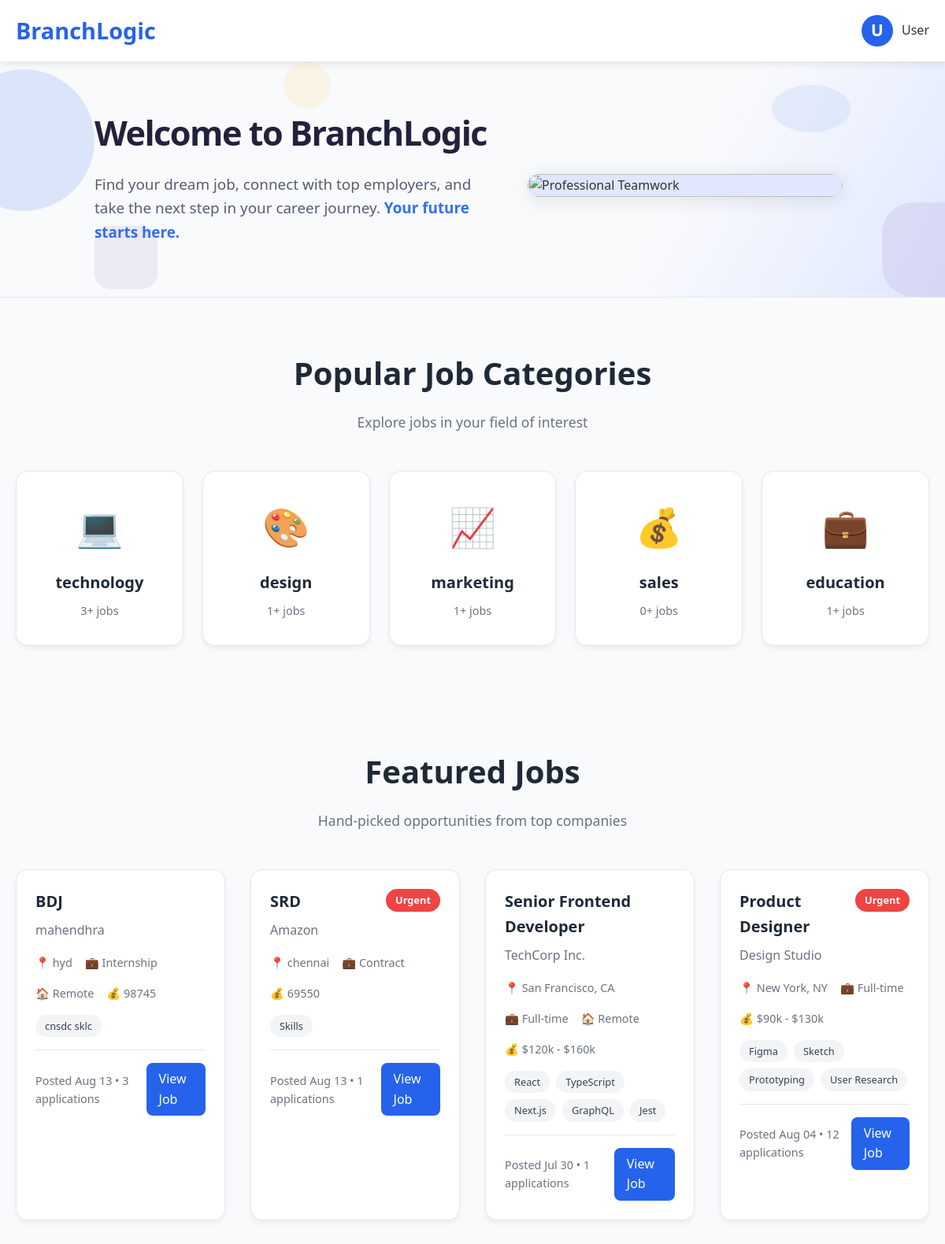
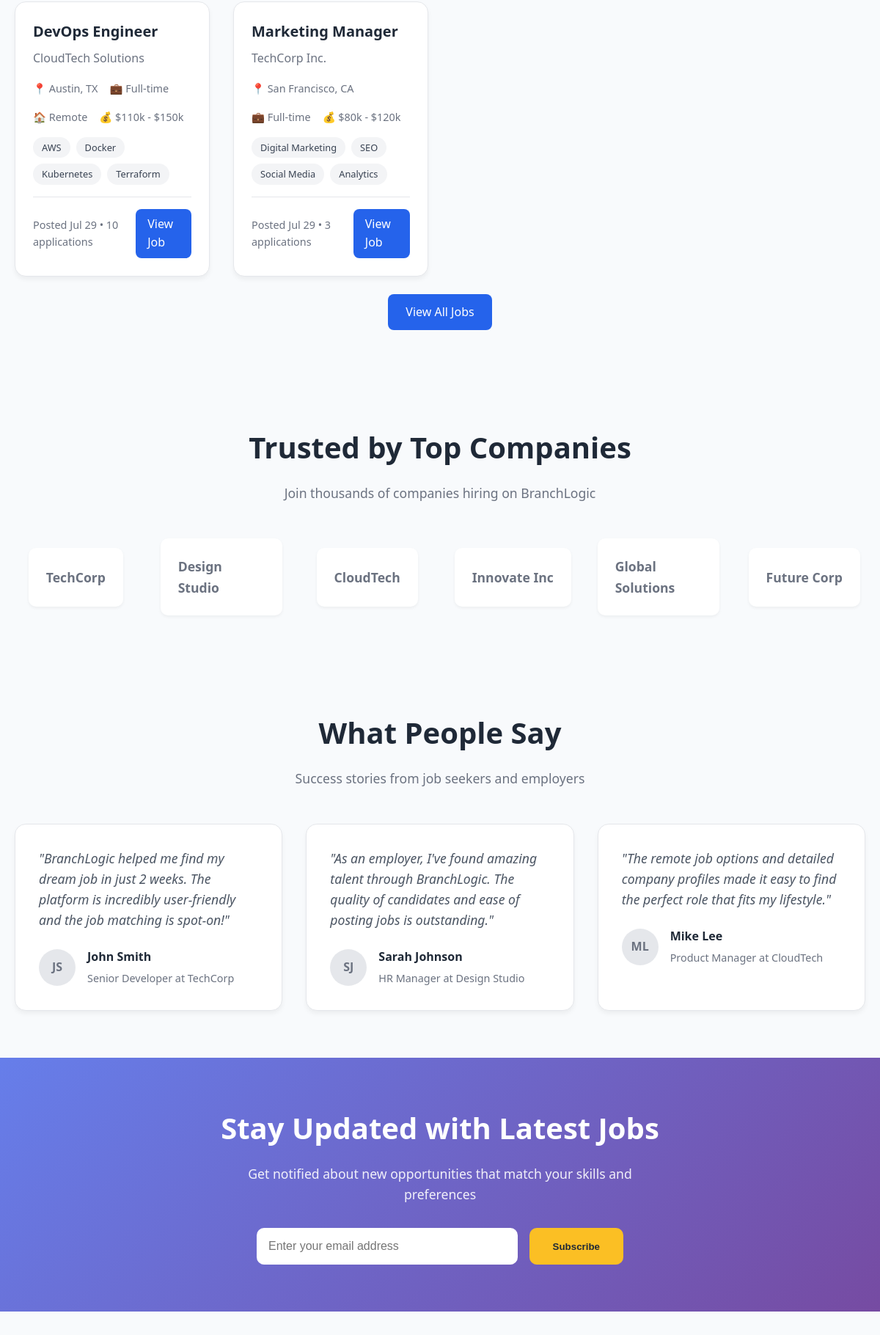
The page / (upper part) on the database its author committed (2 pictures, top to bottom).
### app.py (models this page shows)
class Job(db.Model):
    id = db.Column(db.Integer, primary_key=True)
    title = db.Column(db.String(200), nullable=False)
    company = db.Column(db.String(200), nullable=False)
    location = db.Column(db.String(200), nullable=False)
    job_type = db.Column(db.String(50), nullable=False)
    remote = db.Column(db.Boolean, default=False)
    salary = db.Column(db.String(100))
    tags = db.Column(db.Text)
    urgent = db.Column(db.Boolean, default=False)
    logo = db.Column(db.String(200))
    description = db.Column(db.Text)
    requirements = db.Column(db.Text)
    benefits = db.Column(db.Text)
    category = db.Column(db.String(100))
    employer_id = db.Column(db.Integer, db.ForeignKey('user.id'), nullable=False)
    employer_email = db.Column(db.String(200), nullable=False)
    status = db.Column(db.String(20), default='active')
    applications_count = db.Column(db.Integer, default=0)
    application_deadline = db.Column(db.DateTime)
    posted_at = db.Column(db.DateTime, default=datetime.utcnow)
    created_at = db.Column(db.DateTime, default=datetime.utcnow)
    updated_at = db.Column(db.DateTime, default=datetime.utcnow, onupdate=datetime.utcnow)

### app.py (the view)
@app.route('/')
def home():
    featured_jobs = Job.query.filter_by(status='active').order_by(Job.created_at.desc()).limit(6).all()
    categories = db.session.query(Job.category).filter(Job.category.isnot(None)).distinct().limit(8).all()
    categories = [cat[0] for cat in categories if cat[0]]
    total_jobs = Job.query.filter_by(status='active').count()
    total_companies = db.session.query(Job.company).distinct().count()
    return render_template('index.html',
                         featured_jobs=featured_jobs,
                         categories=categories,
                         total_jobs=total_jobs,
                         total_companies=total_companies)

### templates/index.html (shortened to what this page needs)
{% extends "base.html" %}
{% block hero %}
    <section class="main-hero" style="background: linear-gradient(120deg, #f8fafc 70%, #e0e7ff 100%); border-bottom: 1px solid #e5e7eb; position: relative; overflow: hidden;">
        <div class="container" style="display: flex; flex-wrap: wrap; align-items: center; justify-content: center; gap: 2.5rem; padding: 3.5rem 0 2.5rem 0; position: relative;">
            <div style="flex: 1 1 340px; min-width: 260px; max-width: 500px; z-index: 2;">
                <h1 style="font-size: 2.7rem; color: #22223b; font-weight: 800; margin-bottom: 1rem; letter-spacing: -1.5px;">Welcome to BranchLogic</h1>
                <p style="font-size: 1.18rem; color: #4a4e69; opacity: 0.92; margin-bottom: 1.7rem;">Find your dream job, connect with top employers, and take the next step in your career journey. <span style="color:#2563eb;font-weight:600;">Your future starts here.</span></p>
            </div>
            <div style="flex: 1 1 340px; min-width: 260px; max-width: 420px; display: flex; justify-content: center; z-index: 2;">
                <img src="{{ url_for('static', filename='images/02.jpg') }}" alt="Professional Teamwork" style="width: 100%; max-width: 400px; border-radius: 18px; box-shadow: 0 4px 24px rgba(0,0,0,0.10); object-fit: cover; background: #e0e7ff;">
            </div>
            <svg width="180" height="180" viewBox="0 0 180 180" fill="none" xmlns="http://www.w3.org/2000/svg" style="position: absolute; left: -60px; top: 10px; z-index: 1; opacity: 0.13;">
                <circle cx="90" cy="90" r="90" fill="#2563eb"/>
            </svg>
            <svg width="120" height="120" viewBox="0 0 120 120" fill="none" xmlns="http://www.w3.org/2000/svg" style="position: absolute; right: -40px; bottom: 0; z-index: 1; opacity: 0.10;">
                <rect width="120" height="120" rx="40" fill="#764ba2"/>
            </svg>
            <svg width="60" height="60" viewBox="0 0 60 60" fill="none" xmlns="http://www.w3.org/2000/svg" style="position: absolute; left: 30%; top: 0; z-index: 1; opacity: 0.10;">
                <circle cx="30" cy="30" r="30" fill="#fbbf24"/>
            </svg>
            <svg width="100" height="100" viewBox="0 0 100 100" fill="none" xmlns="http://www.w3.org/2000/svg" style="position: absolute; right: 10%; top: 10px; z-index: 1; opacity: 0.08;">
                <ellipse cx="50" cy="50" rx="50" ry="30" fill="#2563eb"/>
            </svg>
            <svg width="80" height="80" viewBox="0 0 80 80" fill="none" xmlns="http://www.w3.org/2000/svg" style="position: absolute; left: 10%; bottom: 10px; z-index: 1; opacity: 0.09;">
                <rect width="80" height="80" rx="20" fill="#764ba2"/>
            </svg>
        </div>
    </section>
{% endblock %}
{% block content %}
<section class="categories">
    <div class="container">
        <div class="section-header">
            <h2 class="section-title">Popular Job Categories</h2>
            <p class="section-subtitle">Explore jobs in your field of interest</p>
        </div>
        <div class="category-grid">
            {% if categories %}
                {% for category in categories[:6] %}
                <div class="category-card">
                    <div class="category-icon">
                        {% if 'tech' in category.lower() or 'software' in category.lower() %}💻
                        {% elif 'design' in category.lower() or 'creative' in category.lower() %}🎨
                        {% elif 'marketing' in category.lower() %}📈
                        {% elif 'sales' in category.lower() %}💰
                        {% elif 'finance' in category.lower() or 'accounting' in category.lower() %}🏦
                        {% elif 'health' in category.lower() or 'medical' in category.lower() %}🏥
                        {% else %}💼{% endif %}
                    </div>
                    <div class="category-name">{{ category }}</div>
                    <div class="category-count">
                        {% set job_count = namespace(value=0) %}
                        {% for job in featured_jobs if job.category == category %}
                            {% set job_count.value = job_count.value + 1 %}
                        {% endfor %}
                        {{ job_count.value }}+ jobs
                    </div>
                </div>
                {% endfor %}
            {% endif %}
        </div>
    </div>
</section>
<section class="featured-jobs">
    <div class="container">
        <div class="section-header">
            <h2 class="section-title">Featured Jobs</h2>
            <p class="section-subtitle">Hand-picked opportunities from top companies</p>
        </div>
        <div class="grid grid-3">
            {% for job in featured_jobs %}
            <div class="job-card">
                <div class="job-header">
                    <div>
                        <h3 class="job-title">{{ job.title }}</h3>
                        <p class="job-company">{{ job.company }}</p>
                    </div>
                    {% if job.urgent %}
                    <span class="urgent-badge">Urgent</span>
                    {% endif %}
                </div>
                <div class="job-details">
                    <span class="job-detail">📍 {{ job.location }}</span>
                    <span class="job-detail">💼 {{ job.job_type }}</span>
                    {% if job.remote %}
                    <span class="job-detail">🏠 Remote</span>
                    {% endif %}
                    <span class="job-detail">💰 {{ job.salary }}</span>
                </div>
                {% if job.tags %}
                <div class="job-tags">
                    {% for tag in job.tags.split(',') %}
                    <span class="job-tag">{{ tag.strip() }}</span>
                    {% endfor %}
                </div>
                {% endif %}
                <div class="job-footer">
                    <span class="job-meta">Posted {{ job.posted_at.strftime('%b %d') }} • {{ job.applications_count }} applications</span>
                    <a href="{{ url_for('job_detail', job_id=job.id) }}" class="apply-btn">View Job</a>
                </div>
            </div>
            {% endfor %}
        </div>
        <div class="text-center mt-6">
            <a href="{{ url_for('jobs') }}" class="btn btn-primary">View All Jobs</a>
        </div>
    </div>
</section>
<section class="company-logos">
    <div class="container">
        <div class="section-header">
            <h2 class="section-title">Trusted by Top Companies</h2>
            <p class="section-subtitle">Join thousands of companies hiring on BranchLogic</p>
        </div>
        <div class="logos-grid">
            <div class="logo-item">
                <div class="logo-text">TechCorp</div>
            </div>
            <div class="logo-item">
                <div class="logo-text">Design Studio</div>
            </div>
            <div class="logo-item">
                <div class="logo-text">CloudTech</div>
            </div>
            <div class="logo-item">
                <div class="logo-text">Innovate Inc</div>
            </div>
            <div class="logo-item">
                <div class="logo-text">Global Solutions</div>
            </div>
            <div class="logo-item">
                <div class="logo-text">Future Corp</div>
            </div>
        </div>
    </div>
</section>
<section class="testimonials">
    <div class="container">
        <div class="section-header">
            <h2 class="section-title">What People Say</h2>
            <p class="section-subtitle">Success stories from job seekers and employers</p>
        </div>
        <div class="testimonial-grid">
            <div class="testimonial-card">
                <p class="testimonial-text">"BranchLogic helped me find my dream job in just 2 weeks. The platform is incredibly user-friendly and the job matching is spot-on!"</p>
                <div class="testimonial-author">
                    <div class="author-avatar">JS</div>
                    <div class="author-info">
                        <h4>John Smith</h4>
                        <p>Senior Developer at TechCorp</p>
                    </div>
                </div>
            </div>
            <div class="testimonial-card">
                <p class="testimonial-text">"As an employer, I've found amazing talent through BranchLogic. The quality of candidates and ease of posting jobs is outstanding."</p>
                <div class="testimonial-author">
                    <div class="author-avatar">SJ</div>
                    <div class="author-info">
                        <h4>Sarah Johnson</h4>
                        <p>HR Manager at Design Studio</p>
                    </div>
                </div>
            </div>
            <div class="testimonial-card">
                <p class="testimonial-text">"The remote job options and detailed company profiles made it easy to find the perfect role that fits my lifestyle."</p>
                <div class="testimonial-author">
                    <div class="author-avatar">ML</div>
                    <div class="author-info">
                        <h4>Mike Lee</h4>
                        <p>Product Manager at CloudTech</p>
                    </div>
                </div>
            </div>
        </div>
    </div>
</section>
<section class="newsletter">
    <div class="container">
        <h2>Stay Updated with Latest Jobs</h2>
        <p>Get notified about new opportunities that match your skills and preferences</p>
        <form class="newsletter-form">
            <input type="email" placeholder="Enter your email address" class="newsletter-input" required>
            <button type="submit" class="newsletter-btn">Subscribe</button>
        </form>
    </div>
</section>
<section class="faq">
</section>
{% endblock %}

### templates/base.html (style rules this page uses)
* { margin: 0; padding: 0; box-sizing: border-box; }
body { font-family: 'Segoe UI', Tahoma, Geneva, Verdana, sans-serif; line-height: 1.6; color: #333; background-color: #f8fafc; }
.container { max-width: 1200px; margin: 0 auto; padding: 0 20px; }
.btn { padding: 0.75rem 1.5rem; border: none; border-radius: 8px; font-weight: 500; text-decoration: none; display: inline-block; cursor: pointer; transition: all 0.3s; font-size: 1rem; }
.btn-primary { background: #2563eb; color: white; }
.grid { display: grid; gap: 2rem; }
.grid-3 { grid-template-columns: repeat(auto-fit, minmax(250px, 1fr)); }
.text-center { text-align: center; }
.mt-6 { margin-top: 1.5rem; }

### rows shown on the page
Job: category "technology", value "3", title "DevOps Engineer", company "CloudTech Solutions", location "Austin, TX", job_type "Full-time", remote "🏠 Remote", salary "$110k - $150k", strip "AWS" "Docker" "Kubernetes" "Terraform", posted_at "Jul 29", applications_count "10"
Job: category "design", value "1", title "Product Designer", company "Design Studio", shows "Urgent", location "New York, NY", job_type "Full-time", salary "$90k - $130k", strip "Figma" "Sketch" "Prototyping" "User Research", posted_at "Aug 04", applications_count "12"
Job: category "sales", value "0"
Job: category "education", value "1", title "BDJ", company "mahendhra", location "hyd", job_type "Internship", shows "🏠 Remote", salary "98745", strip "cnsdc sklc", posted_at "Aug 13", applications_count "3"
Job: title "SRD", company "Amazon", urgent "Urgent", location "chennai", job_type "Contract", salary "69550", strip "Skills", posted_at "Aug 13", applications_count "1"
Job: title "Senior Frontend Developer", company "TechCorp Inc.", location "San Francisco, CA", job_type "Full-time", remote "🏠 Remote", salary "$120k - $160k", strip "React" "TypeScript" "Next.js" "GraphQL" "Jest", posted_at "Jul 30", applications_count "1"
Job: title "Marketing Manager", company "TechCorp Inc.", location "San Francisco, CA", job_type "Full-time", salary "$80k - $120k", strip "Digital Marketing" "SEO" "Social Media" "Analytics", posted_at "Jul 29", applications_count "3"

### other values the page prints
{{ current_user.first_name[0] if current_user.is_authenticated else 'U' }} "U"
{{ current_user.first_name if current_user.is_authenticated else 'User' }} "User"
{{ category }} "marketing"
{{ job_count.value }} "1"
